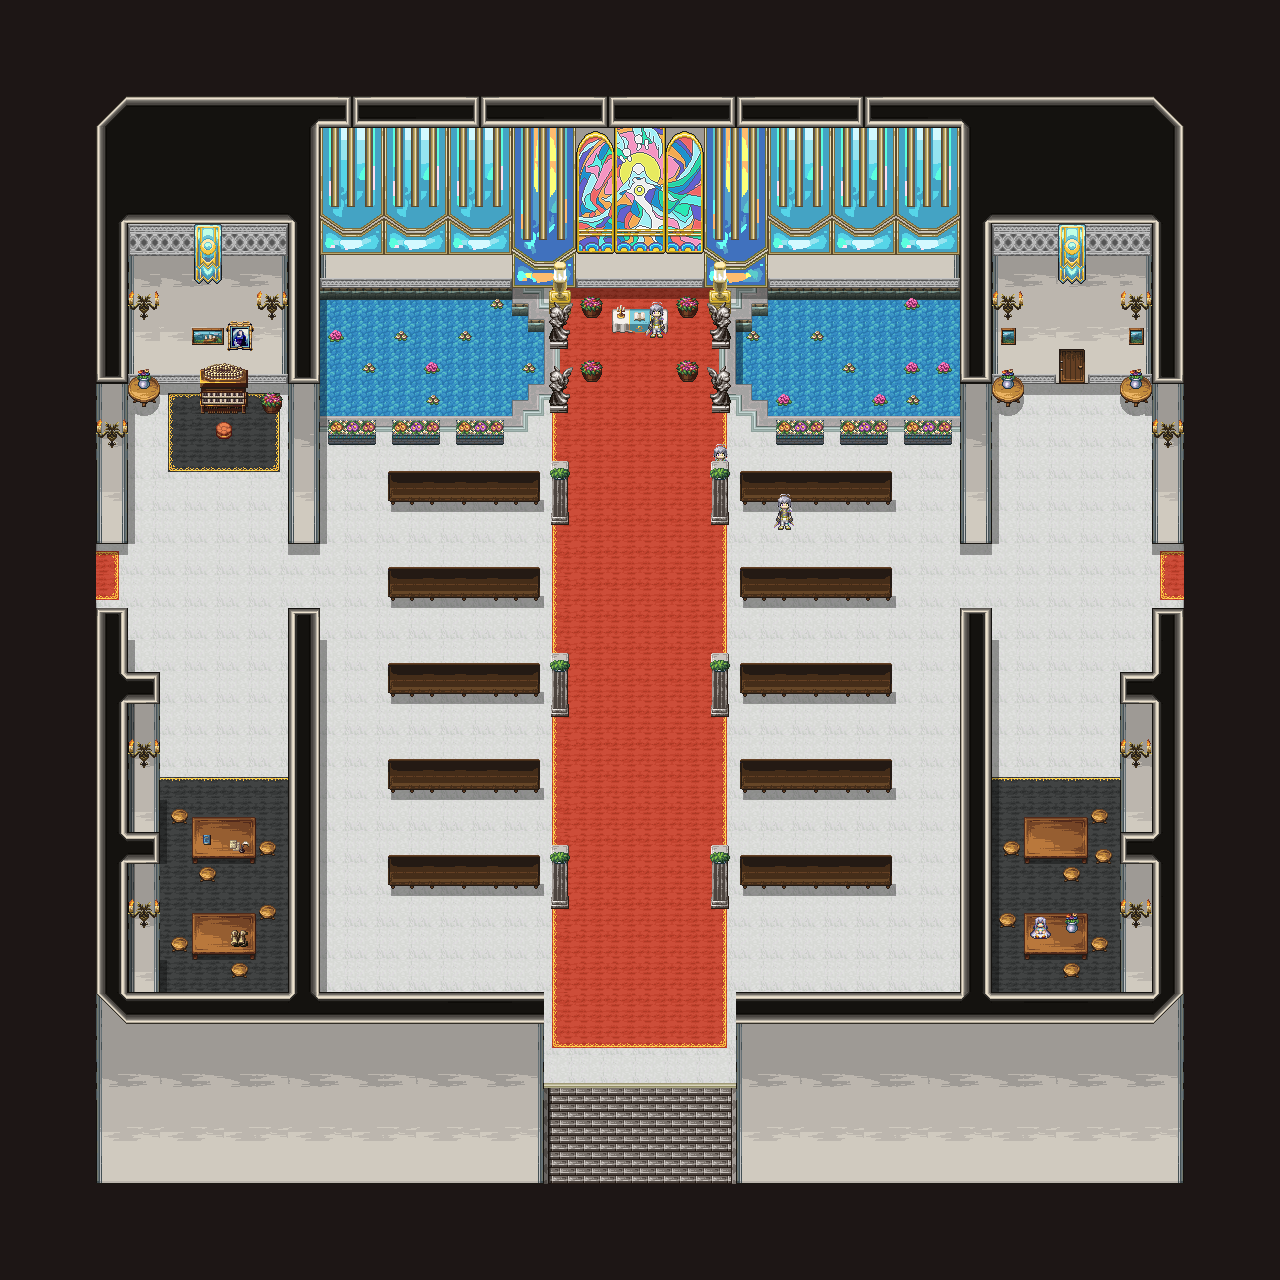

Tiled map render using the project's own tile images. Description and the map definition, with tile-layer contents summarised, below:
An orthogonal 40x40 tile map with 32x32 px tiles, 16 tile layers (black, floor, waterside, carpet, ...).

<map version="1.9" tiledversion="1.9.1" orientation="orthogonal" renderorder="right-down" width="40" height="40" tilewidth="32" tileheight="32" infinite="0" nextlayerid="17" nextobjectid="1">
  <tileset firstgid="1" source="../21_tsx/Church_town.tsx" />
  <layer id="4" name="black" width="40" height="40">
    <data>[1600 cells, 3 non-empty, 1 distinct tile ids]</data>
  </layer>
  <layer id="2" name="floor" width="40" height="40">
    <data>[1600 cells, 1154 non-empty, 9 distinct tile ids]</data>
  </layer>
  <layer id="8" name="waterside" width="40" height="40">
    <data>[1600 cells, 56 non-empty, 12 distinct tile ids]</data>
  </layer>
  <layer id="15" name="carpet" width="40" height="40">
    <data>[1600 cells, 216 non-empty, 17 distinct tile ids]</data>
  </layer>
  <layer id="3" name="wall1" width="40" height="40">
    <data>[1600 cells, 441 non-empty, 70 distinct tile ids]</data>
  </layer>
  <layer id="16" name="wall2" width="40" height="40">
    <data>[1600 cells, 30 non-empty, 6 distinct tile ids]</data>
  </layer>
  <layer id="9" name="kerb" width="40" height="40">
    <data>[1600 cells, 32 non-empty, 12 distinct tile ids]</data>
  </layer>
  <layer id="6" name="stained glass" width="40" height="40">
    <data>[1600 cells, 84 non-empty, 34 distinct tile ids]</data>
  </layer>
  <layer id="14" name="shadow" width="40" height="40">
    <data>[1600 cells, 148 non-empty, 9 distinct tile ids]</data>
  </layer>
  <layer id="7" name="furniture1" width="40" height="40">
    <data>[1600 cells, 138 non-empty, 31 distinct tile ids]</data>
  </layer>
  <layer id="10" name="furniture2" width="40" height="40">
    <data>[1600 cells, 32 non-empty, 15 distinct tile ids]</data>
  </layer>
  <layer id="12" name="chara" width="40" height="40">
    <data>[1600 cells, 6 non-empty, 4 distinct tile ids]</data>
  </layer>
  <layer id="11" name="furniture3" width="40" height="40">
    <data>[1600 cells, 68 non-empty, 8 distinct tile ids]</data>
  </layer>
  <layer id="13" name="furniture4" width="40" height="40">
    <data>[1600 cells, 10 non-empty, 5 distinct tile ids]</data>
  </layer>
  <layer id="5" name="wall3" width="40" height="40">
    <data>[1600 cells, 64 non-empty, 19 distinct tile ids]</data>
  </layer>
  <layer id="1" name="black" width="40" height="40">
    <data>[1600 cells, 444 non-empty, 1 distinct tile ids]</data>
  </layer>
</map>
